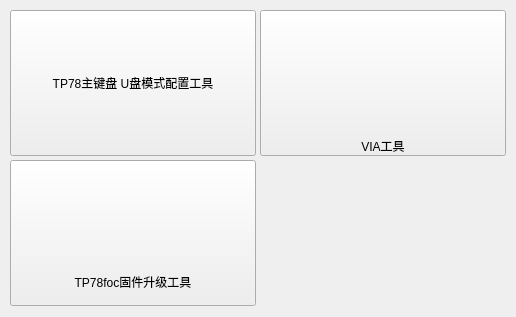
<?xml version="1.0" encoding="UTF-8"?>
<ui version="4.0">
 <class>Form</class>
 <widget class="QWidget" name="Form">
  <property name="geometry">
   <rect>
    <x>0</x>
    <y>0</y>
    <width>516</width>
    <height>317</height>
   </rect>
  </property>
  <property name="windowTitle">
   <string>TP78集成工具v1.0</string>
  </property>
  <widget class="QPushButton" name="Button_TP78FOC">
   <property name="geometry">
    <rect>
     <x>10</x>
     <y>160</y>
     <width>246</width>
     <height>146</height>
    </rect>
   </property>
   <property name="styleSheet">
    <string notr="true">image: url(:/res/TP78foc.png);</string>
   </property>
   <property name="text">
    <string>






TP78foc固件升级工具</string>
   </property>
  </widget>
  <widget class="QPushButton" name="Button_VIA">
   <property name="geometry">
    <rect>
     <x>260</x>
     <y>10</y>
     <width>246</width>
     <height>146</height>
    </rect>
   </property>
   <property name="styleSheet">
    <string notr="true">image: url(:/res/via.png);</string>
   </property>
   <property name="text">
    <string>








VIA工具</string>
   </property>
  </widget>
  <widget class="QPushButton" name="Button_TP78">
   <property name="geometry">
    <rect>
     <x>10</x>
     <y>10</y>
     <width>246</width>
     <height>146</height>
    </rect>
   </property>
   <property name="text">
    <string>TP78主键盘 U盘模式配置工具</string>
   </property>
  </widget>
 </widget>
 <resources>
  <include location="res/image.qrc"/>
 </resources>
 <connections>
  <connection>
   <sender>Button_VIA</sender>
   <signal>clicked()</signal>
   <receiver>Form</receiver>
   <slot>hide()</slot>
   <hints>
    <hint type="sourcelabel">
     <x>630</x>
     <y>120</y>
    </hint>
    <hint type="destinationlabel">
     <x>395</x>
     <y>273</y>
    </hint>
   </hints>
  </connection>
  <connection>
   <sender>Button_TP78FOC</sender>
   <signal>clicked()</signal>
   <receiver>Form</receiver>
   <slot>hide()</slot>
   <hints>
    <hint type="sourcelabel">
     <x>134</x>
     <y>296</y>
    </hint>
    <hint type="destinationlabel">
     <x>259</x>
     <y>189</y>
    </hint>
   </hints>
  </connection>
 </connections>
</ui>
